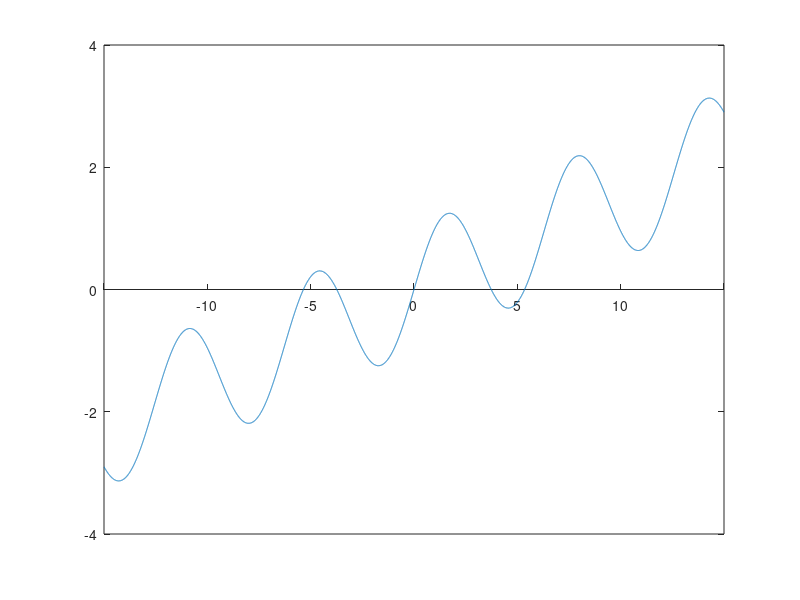
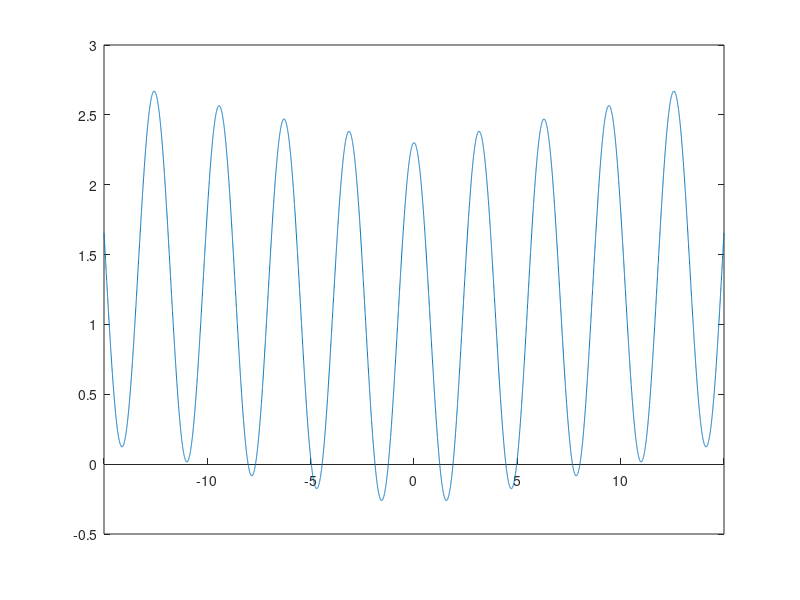

MATLAB code for these plots, in order: (Note: this script raises an error after producing the figures.)
clear; clc; close all;

% Description: Solves for the roots using bisection method.

x = linspace(-15,15,10000);
f = @(x) sin(x) + 0.15*x;

figure(1)
plot(x,f(x))
set(gca,'xaxislocation','origin')

g = @(x) 1.3*cos(2*x) + exp(0.025*abs(x));

figure(2)
plot(x,g(x))
set(gca,'xaxislocation','origin')

a = -1; b = -4.5; tol = 1e-10; maxIter = 10000;
intervals = [-5, -6;
             -1. -4.5;
              1 -1;
              1 5];
for i = 1:size(intervals,1)
    a = intervals(i,1);
    b = intervals(i,2);
    [c, iter] = bisection(f,a,b,tol,maxIter);
    fprintf('The root in the interval [%.4f %.4f] is %.4f\n',a,b,c)
end

function [c, iter] = bisection(f,a,b,tol,maxIter)
	c = mean([a,b]);
    err = 1;
	iter = 0;
	while ((iter < maxIter) && (err > tol))
		[a,b] = rootInterval(f,a,b,c);
		cold = mean([a,b]);
        err = abs(c-cold)/abs(cold);
        c = cold;
		iter = iter + 1;
	end
end

function [a,b] = rootInterval(f,a,b,c)
	if f(a)*f(c) < 0
		b = c;
	else
		a = c;
	end
end
